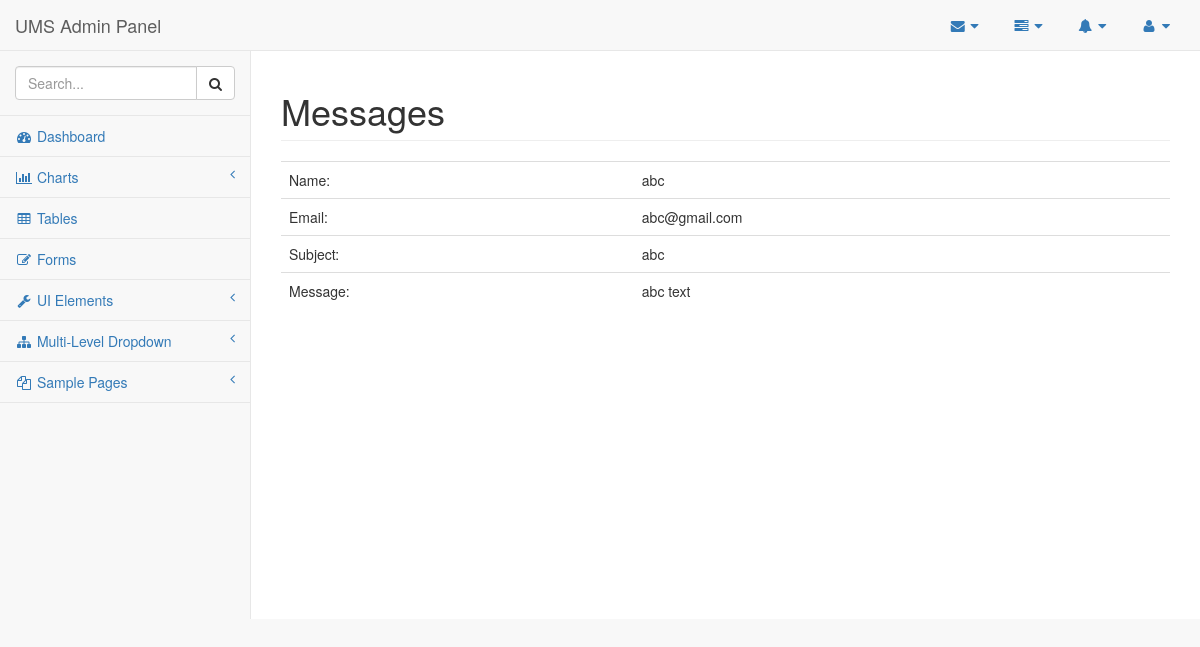
Screenshot of /admin/pages/msg-view.php with the database file from the repository.
### tables this page shows
CREATE TABLE `comments` (
  `com_id` int(11) NOT NULL,
  `com_name` varchar(48) NOT NULL,
  `com_email` varchar(48) NOT NULL,
  `com_subject` varchar(48) NOT NULL,
  `com_message` varchar(255) NOT NULL
);

### admin/pages/msg-view.php (the view, shortened to what this page needs)
<?php
    require_once('config.php');
    $id = $_GET['id'];
?>
<!DOCTYPE html>
<html lang="en">
<head>
    <link href="../vendor/bootstrap/css/bootstrap.min.css" rel="stylesheet">
    <link href="../vendor/metisMenu/metisMenu.min.css" rel="stylesheet">
    <link href="../dist/css/sb-admin-2.css" rel="stylesheet">
    <link href="../vendor/font-awesome/css/font-awesome.min.css" rel="stylesheet" type="text/css">
</head>
<body>
    <div id="wrapper">
        <nav class="navbar navbar-default navbar-static-top" role="navigation" style="margin-bottom: 0">
            <div class="navbar-header">
                <a class="navbar-brand" href="index.html">UMS Admin Panel</a>
            </div>
            <ul class="nav navbar-top-links navbar-right">
                <li class="dropdown">
                    <a class="dropdown-toggle" data-toggle="dropdown" href="#">
                        <i class="fa fa-envelope fa-fw"></i> <i class="fa fa-caret-down"></i>
                    </a>
                </li>
                <li class="dropdown">
                    <a class="dropdown-toggle" data-toggle="dropdown" href="#">
                        <i class="fa fa-tasks fa-fw"></i> <i class="fa fa-caret-down"></i>
                    </a>
                </li>
                <li class="dropdown">
                    <a class="dropdown-toggle" data-toggle="dropdown" href="#">
                        <i class="fa fa-bell fa-fw"></i> <i class="fa fa-caret-down"></i>
                    </a>
                </li>
                <li class="dropdown">
                    <a class="dropdown-toggle" data-toggle="dropdown" href="#">
                        <i class="fa fa-user fa-fw"></i> <i class="fa fa-caret-down"></i>
                    </a>
                </li>
            </ul>
            <div class="navbar-default sidebar" role="navigation">
                <div class="sidebar-nav navbar-collapse">
                    <ul class="nav" id="side-menu">
                        <li class="sidebar-search">
                            <div class="input-group custom-search-form">
                                <input type="text" class="form-control" placeholder="Search...">
                                <span class="input-group-btn">
                                <button class="btn btn-default" type="button">
                                    <i class="fa fa-search"></i>
                                </button>
                            </span>
                            </div>
                        </li>
                        <li>
                            <a href="index.html"><i class="fa fa-dashboard fa-fw"></i> Dashboard</a>
                        </li>
                        <li>
                            <a href="#"><i class="fa fa-bar-chart-o fa-fw"></i> Charts<span class="fa arrow"></span></a>
                        </li>
                        <li>
                            <a href="tables.html"><i class="fa fa-table fa-fw"></i> Tables</a>
                        </li>
                        <li>
                            <a href="forms.html"><i class="fa fa-edit fa-fw"></i> Forms</a>
                        </li>
                        <li>
                            <a href="#"><i class="fa fa-wrench fa-fw"></i> UI Elements<span class="fa arrow"></span></a>
                        </li>
                        <li>
                            <a href="#"><i class="fa fa-sitemap fa-fw"></i> Multi-Level Dropdown<span class="fa arrow"></span></a>
                        </li>
                        <li>
                            <a href="#"><i class="fa fa-files-o fa-fw"></i> Sample Pages<span class="fa arrow"></span></a>
                        </li>
                    </ul>
                </div>
            </div>
        </nav>
        <div id="page-wrapper">
            <div class="row">
                <div class="col-lg-12">
                    <h1 class="page-header">Messages</h1>
                     <div class="table-responsive">
                        <table class="table">
                            <tbody>
                            <?php
                                $slt ="SELECT * FROM comments WHERE com_id='$id'";
                                $qre = mysqli_query($DBC, $slt);
                                $data=mysqli_fetch_array($qre);
                             ?>
                                <tr>
                                    <td>Name:</td>
                                    <td><?= $data['com_name']; ?></td>
                                </tr>
                                <tr>
                                    <td>Email:</td>
                                    <td><?= $data['com_email']; ?></td>
                                </tr>
                                <tr>
                                    <td>Subject:</td>
                                    <td><?= $data['com_subject']; ?></td>
                                </tr>
                                <tr>
                                    <td>Message:</td>
                                    <td><?= $data['com_message']; ?></td>
                                </tr>
                            </tbody>
                        </table>
                    </div>
                </div>
            </div>
        </div>
    </div>
</body>
</html>

### rows the page displays
comments: com_name "abc", com_email "abc@gmail.com", com_subject "abc", com_message "abc text"
